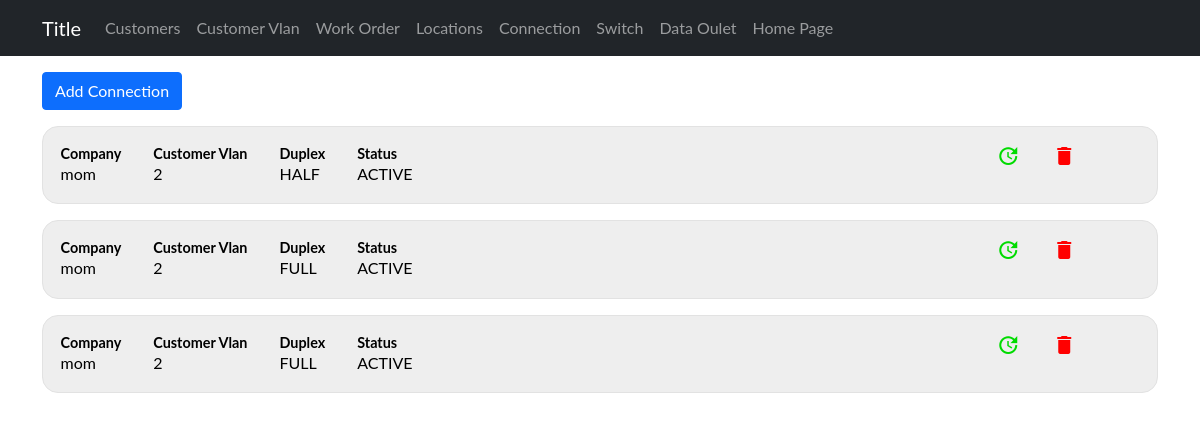
The page /devices/connection on the database its author committed.
### sitadevices/models.py (models this page shows, shortened)
class Connections(models.Model):
    company = models.ForeignKey(Customer, on_delete=models.CASCADE)
    customerVlan = models.ForeignKey(CustomerVlan, on_delete=models.CASCADE)
    data_outlet = models.ForeignKey(DataOutlet, on_delete=models.CASCADE,null=True, blank=True)
    switch_port_number = models.IntegerField(default=0)
    duplex = models.CharField(choices=duplex, max_length=200)
    voice_vlan_number = models.IntegerField(default=0)
    phone_mac_address = models.CharField(max_length=200)
    phone_extension = models.CharField(max_length=200)
    purpose = models.TextField()
    sticky_port = models.CharField(choices=yesno, max_length=200)
    additional_configuration = models.TextField()
    remark = models.TextField()
    actual_user = models.CharField(max_length=200)
    status = models.CharField(choices= status, max_length=200)
    connection_date = models.DateField(default=timezone.now)
    disconnection_date = models.DateField(default=timezone.now,null=True, blank=True)

class Customer(models.Model):
    company_name = models.CharField(max_length=255)
    contact_person = models.CharField(max_length=255)
    email = models.EmailField()
    phone = models.IntegerField()
    active = models.CharField(choices=yesno, max_length=200)
    submitted_date_time = models.DateTimeField(default=timezone.now)
    def __str__(self):
        return self.company_name

class CustomerVlan(models.Model):
    customor = models.ForeignKey(Customer, on_delete=models.CASCADE)
    vlan_number = models.IntegerField()
    usage = models.CharField(choices=usages, max_length=200)
    config_date = models.DateTimeField()
    vlan_description = models.TextField()
    ip_config = models.CharField(choices=ip, max_length=200)
    dhcp_ip_range = models.CharField(max_length=50)
    lan_ip_range = models.CharField(max_length=50)
    lan_subnet_mask = models.CharField(max_length=50)
    wan_public_ip = models.CharField(max_length=50)
    wan_subnet_mask = models.CharField(max_length=50)
    bandwidth = models.IntegerField()
    additional_config = models.TextField()
    remark = models.TextField()
    disconnection_date = models.DateField(null=True, blank=True)
    submitted_date_time = models.DateTimeField(default=timezone.now)
    def __str__(self):
        return str(self.vlan_number)

### sitadevices/views.py (the view)
# urls.py: path('connection', Connection, name="connectionlist"),
def Connection(request):
    connection = Connections.objects.all()
    dic = {
        'connection': connection,
    }
    return render(request, 'admin/connection/connection.html', {'dic': dic})

### sitadevices/templates/admin/connection/connection.html
{% extends '../base1.html' %}
{% block content %}
<div class="container">
<a href="{%url 'device:connectioninp' %}"><button type="button" class="btn btn-primary mt-3"> Add Connection</button></a>
{% for connection in dic.connection %}
<div class="grid">
    <a href="{%url 'device:connectionind' connection.id%}">
        <div class="flex">
            <div class="margin-right">
                <h4 class="list-title">Company</h4>
                <p>{{connection.company}}</p>
            </div>
            <div class="margin-right">
                <h4 class="list-title">Customer Vlan</h4>
                <p>{{connection.customerVlan}}</p>
            </div>
            <div class="margin-right">
                <h4 class="list-title">Duplex</h4>
                <p>{{connection.duplex}}</p>
            </div>
            <div class="margin-right">
                <h4 class="list-title">Status</h4>
                <p>{{connection.status}}</p>
            </div>
        </div>
    </a>
    <div class="delupd">
        <a class="upd"href="{%url 'device:connectionupd' connection.id%}"><span class="material-icons md-36">update</span></a>
        <a class="del" href="{%url 'device:connectiondel' connection.id%}"><span class="material-icons md-36">delete</span></a>
    </div>
</div>
{% endfor %}
</div>
{% endblock  %}

### static/Css/devices/styles.css (style rules this page uses)
h1,h2,h3,h4,p,a { margin:0; padding:0; }
a { text-decoration: none; color: black; }
.grid { display:grid; grid-template-columns: 80% 20% ; border-radius: 1rem; border: 0.5px solid rgb(226, 226, 226); background-color: rgb(238, 238, 238); margin-top: 1em; transition: 0.5s; padding:0.1rem; }
.flex { display:flex; flex-direction: row; padding:1rem; }
.delupd { display: flex; flex-direction: row; align-content: center; justify-content: center; gap: 2rem; margin-right:1em; }
.del { padding-top: 15px; color:red; }
.upd { padding-top: 15px; color: rgb(0, 219, 0); }
.list-title { font-size: 0.9rem; font-weight: bold; }
.margin-right { margin-right: 2rem; }

### sitadevices/templates/admin/base1.html (style rules this page uses)
body { font-family: "Lato", sans-serif; }

### rows shown on the page
Connections: company "mom", customerVlan "2", duplex "HALF", status "ACTIVE"
Connections: company "mom", customerVlan "2", duplex "FULL", status "ACTIVE"
Connections: company "mom", customerVlan "2", duplex "FULL", status "ACTIVE"
